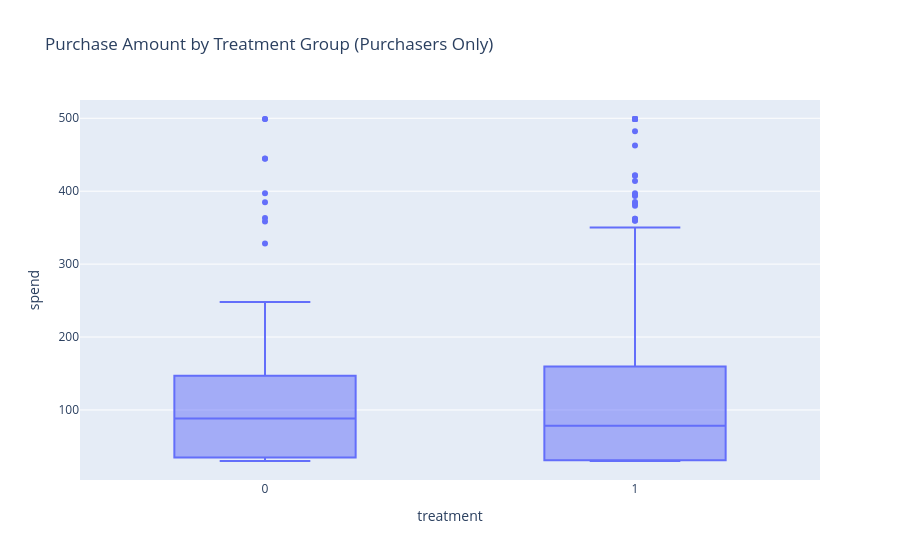

Notebook cell for this chart:
### Code cell
px.box(
    df[df["spend"] > 0],
    x="treatment",
    y="spend",
    points="outliers",
    title="Purchase Amount by Treatment Group (Purchasers Only)"
)

### Figure 1 — Plotly figure (JSON) as saved in the notebook; plotly's stock layout.template omitted (floating-point values rounded to 4 significant figures; data arrays with more than 128 entries replaced by an {"elided": "..."} marker saying what was removed)
{"data": [{"alignmentgroup": "True", "boxpoints": "outliers", "hovertemplate": "treatment=%{x}<br>spend=%{y}<extra></extra>", "legendgroup": "", "marker": {"color": "#636efa"}, "name": "", "notched": false, "offsetgroup": "", "orientation": "v", "showlegend": false, "type": "box", "x": {"elided": "578 int values"}, "x0": " ", "xaxis": "x", "y": {"elided": "578 float values"}, "y0": " ", "yaxis": "y"}], "layout": {"boxmode": "group", "legend": {"tracegroupgap": 0}, "title": {"text": "Purchase Amount by Treatment Group (Purchasers Only)"}, "xaxis": {"anchor": "y", "domain": [0, 1], "title": {"text": "treatment"}}, "yaxis": {"anchor": "x", "domain": [0, 1], "title": {"text": "spend"}}}}
